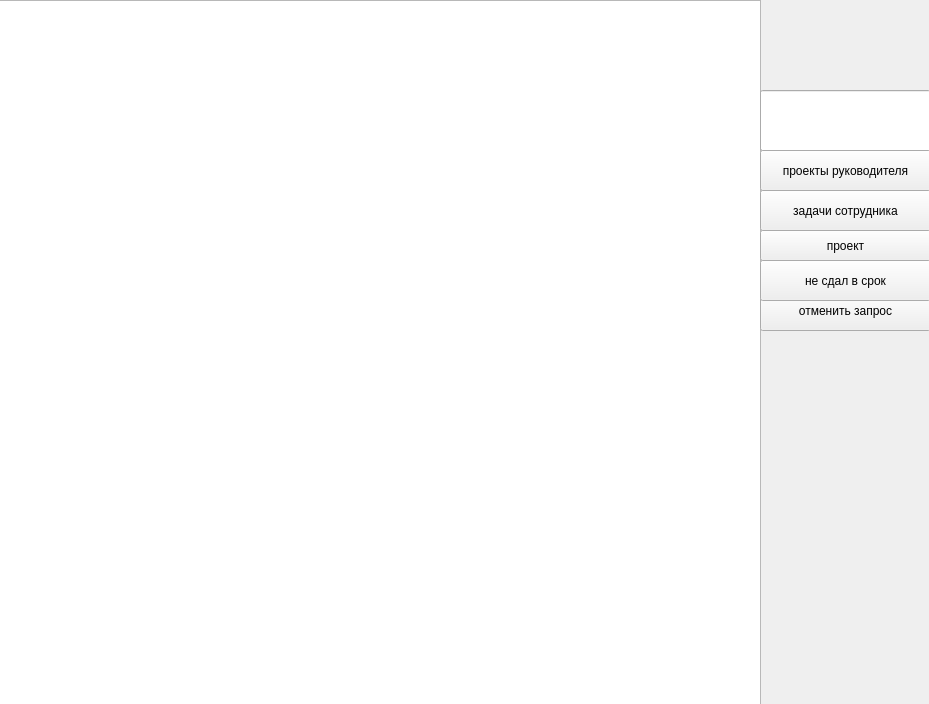
<?xml version="1.0" encoding="UTF-8"?>
<ui version="4.0">
 <class>MainWindow</class>
 <widget class="QMainWindow" name="MainWindow">
  <property name="geometry">
   <rect>
    <x>0</x>
    <y>0</y>
    <width>929</width>
    <height>704</height>
   </rect>
  </property>
  <property name="windowTitle">
   <string>MainWindow</string>
  </property>
  <widget class="QWidget" name="centralwidget">
   <widget class="QTableWidget" name="tableWidget">
    <property name="geometry">
     <rect>
      <x>-10</x>
      <y>0</y>
      <width>771</width>
      <height>711</height>
     </rect>
    </property>
   </widget>
   <widget class="QLineEdit" name="lineEdit">
    <property name="geometry">
     <rect>
      <x>760</x>
      <y>90</y>
      <width>171</width>
      <height>61</height>
     </rect>
    </property>
    <property name="text">
     <string/>
    </property>
   </widget>
   <widget class="QPushButton" name="pushButton">
    <property name="geometry">
     <rect>
      <x>760</x>
      <y>150</y>
      <width>171</width>
      <height>41</height>
     </rect>
    </property>
    <property name="text">
     <string>проекты руководителя</string>
    </property>
   </widget>
   <widget class="QPushButton" name="otmenaButton">
    <property name="geometry">
     <rect>
      <x>760</x>
      <y>290</y>
      <width>171</width>
      <height>41</height>
     </rect>
    </property>
    <property name="text">
     <string>отменить запрос</string>
    </property>
   </widget>
   <widget class="QPushButton" name="zadanieButton">
    <property name="geometry">
     <rect>
      <x>760</x>
      <y>190</y>
      <width>171</width>
      <height>41</height>
     </rect>
    </property>
    <property name="text">
     <string>задачи сотрудника</string>
    </property>
   </widget>
   <widget class="QPushButton" name="projectButton">
    <property name="geometry">
     <rect>
      <x>760</x>
      <y>230</y>
      <width>171</width>
      <height>31</height>
     </rect>
    </property>
    <property name="text">
     <string>проект</string>
    </property>
   </widget>
   <widget class="QPushButton" name="srokButton">
    <property name="geometry">
     <rect>
      <x>760</x>
      <y>260</y>
      <width>171</width>
      <height>41</height>
     </rect>
    </property>
    <property name="text">
     <string>не сдал в срок</string>
    </property>
   </widget>
  </widget>
 </widget>
 <resources/>
 <connections/>
</ui>
